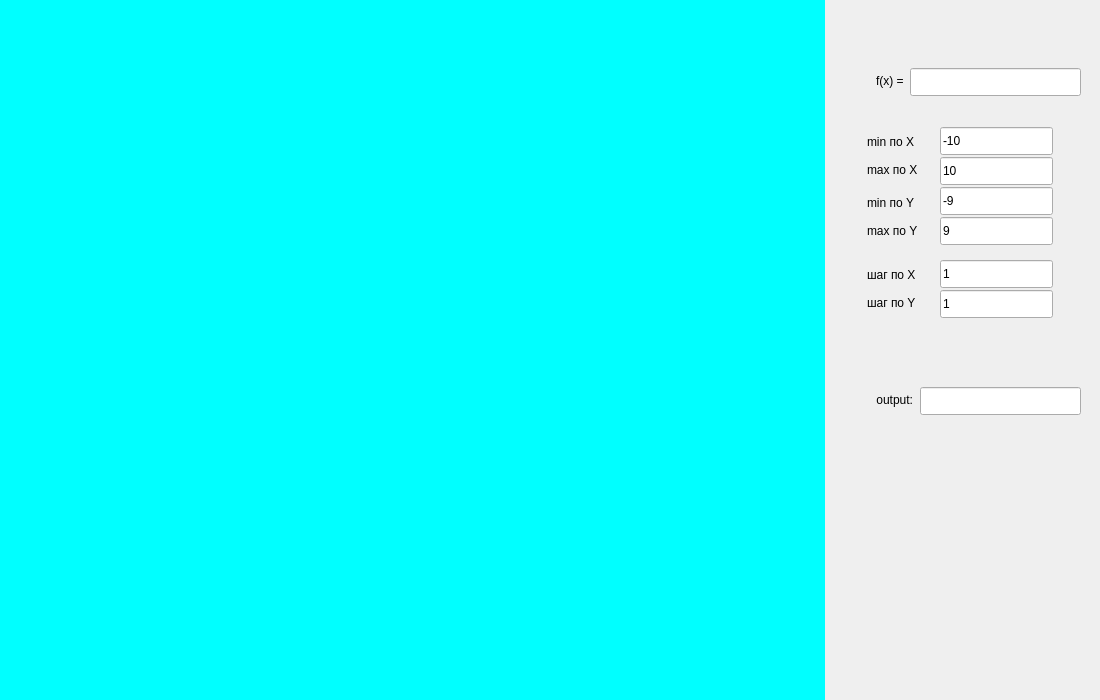
<?xml version="1.0" encoding="UTF-8"?>
<ui version="4.0">
 <class>MainWindow</class>
 <widget class="QMainWindow" name="MainWindow">
  <property name="geometry">
   <rect>
    <x>0</x>
    <y>0</y>
    <width>1100</width>
    <height>700</height>
   </rect>
  </property>
  <property name="windowTitle">
   <string>MainWindow</string>
  </property>
  <widget class="QWidget" name="centralwidget">
   <widget class="QLabel" name="g_label">
    <property name="geometry">
     <rect>
      <x>0</x>
      <y>0</y>
      <width>825</width>
      <height>700</height>
     </rect>
    </property>
    <property name="styleSheet">
     <string notr="true">background: aqua;
</string>
    </property>
    <property name="text">
     <string/>
    </property>
   </widget>
   <widget class="QLabel" name="x_min_text">
    <property name="geometry">
     <rect>
      <x>867</x>
      <y>132</y>
      <width>63</width>
      <height>20</height>
     </rect>
    </property>
    <property name="text">
     <string>min по X</string>
    </property>
   </widget>
   <widget class="QLabel" name="x_max_text">
    <property name="geometry">
     <rect>
      <x>867</x>
      <y>160</y>
      <width>63</width>
      <height>20</height>
     </rect>
    </property>
    <property name="text">
     <string>max по X</string>
    </property>
   </widget>
   <widget class="QLabel" name="y_max_text">
    <property name="geometry">
     <rect>
      <x>867</x>
      <y>221</y>
      <width>63</width>
      <height>20</height>
     </rect>
    </property>
    <property name="text">
     <string>max по Y</string>
    </property>
   </widget>
   <widget class="QLabel" name="y_min_text">
    <property name="geometry">
     <rect>
      <x>867</x>
      <y>192</y>
      <width>63</width>
      <height>21</height>
     </rect>
    </property>
    <property name="text">
     <string>min по Y</string>
    </property>
   </widget>
   <widget class="QLineEdit" name="x_min_in">
    <property name="geometry">
     <rect>
      <x>940</x>
      <y>127</y>
      <width>113</width>
      <height>28</height>
     </rect>
    </property>
    <property name="text">
     <string>-10</string>
    </property>
   </widget>
   <widget class="QLineEdit" name="x_max_in">
    <property name="geometry">
     <rect>
      <x>940</x>
      <y>157</y>
      <width>113</width>
      <height>28</height>
     </rect>
    </property>
    <property name="text">
     <string>10</string>
    </property>
   </widget>
   <widget class="QLineEdit" name="y_min_in">
    <property name="geometry">
     <rect>
      <x>940</x>
      <y>187</y>
      <width>113</width>
      <height>28</height>
     </rect>
    </property>
    <property name="text">
     <string>-9</string>
    </property>
   </widget>
   <widget class="QLineEdit" name="y_max_in">
    <property name="geometry">
     <rect>
      <x>940</x>
      <y>217</y>
      <width>113</width>
      <height>28</height>
     </rect>
    </property>
    <property name="text">
     <string>9</string>
    </property>
   </widget>
   <widget class="QLineEdit" name="input_f_x">
    <property name="geometry">
     <rect>
      <x>910</x>
      <y>68</y>
      <width>171</width>
      <height>28</height>
     </rect>
    </property>
   </widget>
   <widget class="QLabel" name="name_f_x">
    <property name="geometry">
     <rect>
      <x>844</x>
      <y>65</y>
      <width>63</width>
      <height>31</height>
     </rect>
    </property>
    <property name="layoutDirection">
     <enum>Qt::LeftToRight</enum>
    </property>
    <property name="text">
     <string>f(x) = </string>
    </property>
    <property name="alignment">
     <set>Qt::AlignRight|Qt::AlignTrailing|Qt::AlignVCenter</set>
    </property>
   </widget>
   <widget class="QLineEdit" name="output_test">
    <property name="geometry">
     <rect>
      <x>920</x>
      <y>387</y>
      <width>161</width>
      <height>28</height>
     </rect>
    </property>
   </widget>
   <widget class="QLabel" name="name_output_test">
    <property name="geometry">
     <rect>
      <x>850</x>
      <y>390</y>
      <width>63</width>
      <height>20</height>
     </rect>
    </property>
    <property name="text">
     <string>output:</string>
    </property>
    <property name="alignment">
     <set>Qt::AlignRight|Qt::AlignTrailing|Qt::AlignVCenter</set>
    </property>
   </widget>
   <widget class="QLineEdit" name="x_shag_in">
    <property name="geometry">
     <rect>
      <x>940</x>
      <y>260</y>
      <width>113</width>
      <height>28</height>
     </rect>
    </property>
    <property name="text">
     <string>1</string>
    </property>
   </widget>
   <widget class="QLabel" name="x_shag_text">
    <property name="geometry">
     <rect>
      <x>867</x>
      <y>265</y>
      <width>63</width>
      <height>20</height>
     </rect>
    </property>
    <property name="text">
     <string>шаг по X</string>
    </property>
   </widget>
   <widget class="QLabel" name="y_shag_text">
    <property name="geometry">
     <rect>
      <x>867</x>
      <y>293</y>
      <width>63</width>
      <height>20</height>
     </rect>
    </property>
    <property name="text">
     <string>шаг по Y</string>
    </property>
   </widget>
   <widget class="QLineEdit" name="y_shag_in">
    <property name="geometry">
     <rect>
      <x>940</x>
      <y>290</y>
      <width>113</width>
      <height>28</height>
     </rect>
    </property>
    <property name="text">
     <string>1</string>
    </property>
   </widget>
  </widget>
 </widget>
 <resources/>
 <connections/>
</ui>
